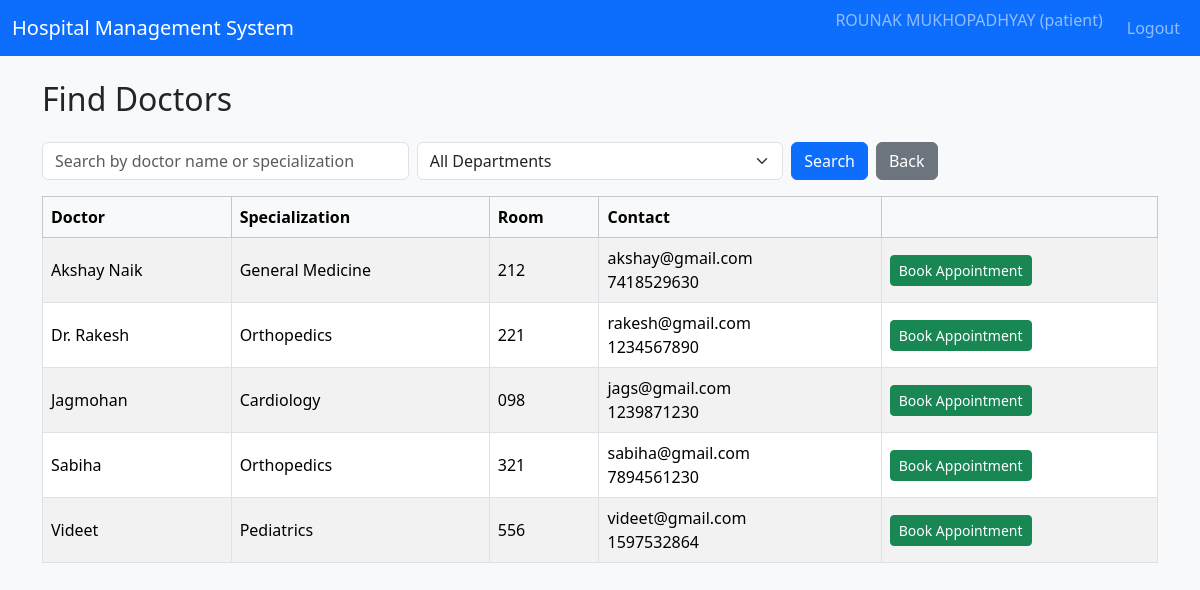
/patient/doctors (signed in), run on the app's committed database.
### tables this page shows
CREATE TABLE doctors (
            id INTEGER PRIMARY KEY AUTOINCREMENT,
            user_id INTEGER NOT NULL,
            department_id INTEGER,
            bio TEXT,
            room_no TEXT,
            is_blacklisted INTEGER NOT NULL DEFAULT 0,
            FOREIGN KEY(user_id) REFERENCES users(id),
            FOREIGN KEY(department_id) REFERENCES departments(id)
        );

CREATE TABLE users (
            id INTEGER PRIMARY KEY AUTOINCREMENT,
            username TEXT UNIQUE NOT NULL,
            password_hash TEXT NOT NULL,
            full_name TEXT NOT NULL,
            email TEXT,
            phone TEXT,
            role TEXT NOT NULL CHECK(role IN ('admin', 'doctor', 'patient')),
            is_active INTEGER NOT NULL DEFAULT 1,
            created_at TEXT NOT NULL
        );

CREATE TABLE departments (
            id INTEGER PRIMARY KEY AUTOINCREMENT,
            name TEXT UNIQUE NOT NULL,
            description TEXT,
            created_at TEXT NOT NULL
        );

### controllers/routes.py (the view)
@main_bp.route("/patient/doctors")
@login_required
@role_required("patient")
def patient_doctors():
    q = request.args.get("q", "").strip()
    department_id = request.args.get("department_id", "").strip()
    conn = get_db_connection()
    cur = conn.cursor()
    query = """
        SELECT d.id AS doctor_id,
               u.full_name,
               u.email,
               u.phone,
               d.room_no,
               dept.name AS dept_name
        FROM doctors d
        JOIN users u ON d.user_id = u.id
        LEFT JOIN departments dept ON d.department_id = dept.id
        WHERE d.is_blacklisted = 0 AND u.is_active = 1
    """
    params = []
    if department_id:
        query += " AND dept.id = ?"
        params.append(department_id)
    if q:
        query += " AND (u.full_name LIKE ? OR dept.name LIKE ?)"
        like_q = f"%{q}%"
        params.extend([like_q, like_q])
    query += " ORDER BY u.full_name;"
    cur.execute(query, params)
    doctors = cur.fetchall()
    cur.execute("SELECT * FROM departments ORDER BY name;")
    departments = cur.fetchall()
    conn.close()
    return render_template("patient_doctors.html", doctors=doctors, departments=departments)

### controllers/routes.py (called while the page is built)
def login_required(view_func):
    @wraps(view_func)
    def wrapped(*args, **kwargs):
        if "user_id" not in session:
            flash("Please log in to continue.", "warning")
            return redirect(url_for("main.login"))
        return view_func(*args, **kwargs)
    return wrapped

def role_required(role):
    def decorator(view_func):
        @wraps(view_func)
        def wrapped(*args, **kwargs):
            if "user_id" not in session or session.get("role") != role:
                flash("Unauthorized access.", "danger")
                return redirect(url_for("main.login"))
            return view_func(*args, **kwargs)
        return wrapped
    return decorator

### models/models.py (called while the page is built)
def get_db_connection():
    conn = sqlite3.connect(DB_PATH)
    conn.row_factory = sqlite3.Row
    return conn

### templates/patient_doctors.html (shortened to what this page needs)
{% extends "base.html" %}
{% block content %}
<h2>Find Doctors</h2>
<form class="row g-2 mt-3 mb-3" method="GET" action="{{ url_for('main.patient_doctors') }}">
    <div class="col-md-4">
        <input
            type="text"
            class="form-control"
            name="q"
            placeholder="Search by doctor name or specialization"
            value="{{ request.args.get('q', '') }}"
        >
    </div>
    <div class="col-md-4">
        <select class="form-select" name="department_id">
            <option value="">All Departments</option>
        </select>
    </div>
    <div class="col-md-4 d-flex">
        <button class="btn btn-primary me-2" type="submit">Search</button>
        <a href="{{ url_for('main.patient_dashboard') }}" class="btn btn-secondary">Back</a>
    </div>
</form>
<table class="table table-striped table-bordered align-middle">
    <thead class="table-light">
        <tr>
            <th>Doctor</th>
            <th>Specialization</th>
            <th>Room</th>
            <th>Contact</th>
            <th></th>
        </tr>
    </thead>
    <tbody>
    {% if doctors %}
        {% for d in doctors %}
        <tr>
            <td>{{ d['full_name'] }}</td>
            <td>{{ d['dept_name'] or 'N/A' }}</td>
            <td>{{ d['room_no'] or '-' }}</td>
            <td>
                {{ d['email'] or '-' }}<br>
                {{ d['phone'] or '-' }}
            </td>
            <td>
                <a
                    href="{{ url_for('main.patient_book_appointment', doctor_id=d['doctor_id']) }}"
                    class="btn btn-sm btn-success"
                >
                    Book Appointment
                </a>
            </td>
        </tr>
        {% endfor %}
    {% else %}
        <tr>
            <td colspan="5" class="text-center">No doctors found.</td>
        </tr>
    {% endif %}
    </tbody>
</table>
{% endblock %}

### data on the page
doctors: full_name "Akshay Naik", name "General Medicine", room_no "212", email "akshay@gmail.com", phone "7418529630"
doctors: full_name "Dr. Rakesh", name "Orthopedics", room_no "221", email "rakesh@gmail.com", phone "1234567890"
doctors: full_name "Jagmohan", name "Cardiology", room_no "098", email "jags@gmail.com", phone "1239871230"
doctors: full_name "Sabiha", name "Orthopedics", room_no "321", email "sabiha@gmail.com", phone "7894561230"
doctors: full_name "Videet", name "Pediatrics", room_no "556", email "videet@gmail.com", phone "1597532864"

### other printed values
{{ session.get('full_name', '') }} "ROUNAK MUKHOPADHYAY"
{{ session.get('role', '') }} "patient"
